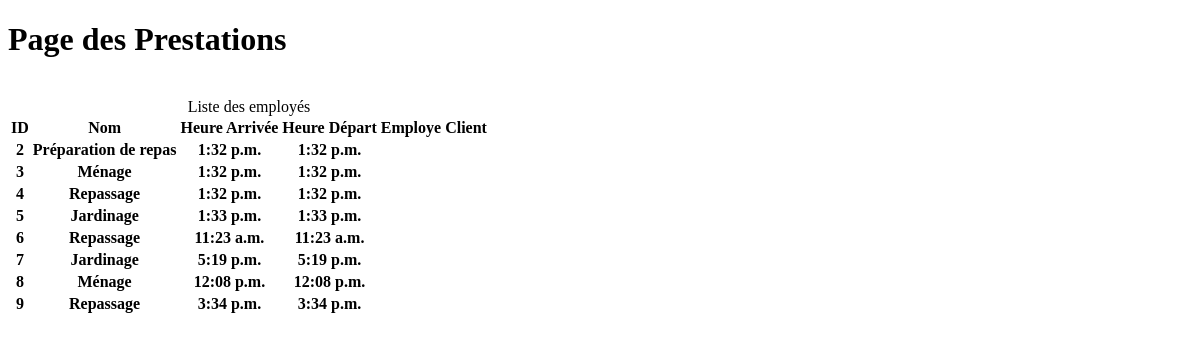
/prestations/, run on an earlier commit of the app's database.
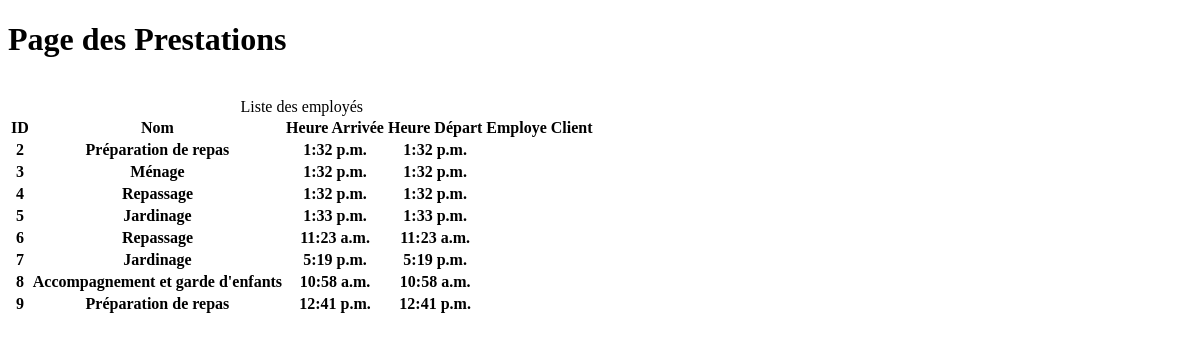
And on a later commit of the database.
### prestations/models.py (models this page shows, shortened)
class Prestation(models.Model):
    nomPrestation = models.CharField(max_length=200)
    heureArrivee = models.TimeField(auto_now_add=True, null=True)
    heureDepart = models.TimeField(auto_now_add=True, null=True)
    ref_employe = models.ForeignKey(Employe, null=True, on_delete=models.SET_NULL)
    ref_client = models.ForeignKey(Client, null=True, on_delete=models.SET_NULL)
    created = models.DateTimeField(auto_now_add=True, null=True)
    commentaire = models.CharField(max_length=1000, null=True)
    create_by = models.ForeignKey(NewUser, related_name='prestations', on_delete=models.CASCADE, null=True)
    class Meta:
        ordering = ['created']

### prestations/views.py (the view)
# urls.py: path('prestations/', views.prestation),
def prestation(request):
    prestation = Prestation.objects.all()
    context ={'prestations':prestation}
    return render(request,'prestations/prestations.html',context)

### templates/prestations/prestations.html (shortened to what this page needs)
<!DOCTYPE html>
<html lang="en">
<head>
</head>
<body>
<h1>Page des Prestations</h1>
<br>
<table>
    <caption>Liste des employés</caption>
    <tr>
        <th>ID</th>
        <th>Nom</th>
        <th>Heure Arrivée</th>
        <th>Heure Départ</th>
        <th>Employe</th>
        <th>Client</th>
    </tr>
     {% for prestation in prestations %}
    <tr>
        <th>{{ prestation.id }}</th>
        <th>{{ prestation.nomPrestation }}</th>
        <th>{{ prestation.heureArrivee }}</th>
        <th>{{ prestation.heureDepart }}</th>
        <th>{{ prestation.employe }}</th>
        <th>{{ prestation.client }}</th>
    </tr>
    {% endfor %}
</table>
</body>
</html>

What changed in the data, as far as the page shows it:
changed Prestation id 8: nomPrestation "Ménage" → "Accompagnement et garde d'enfants"; heureArrivee "12:08 p.m." → "10:58 a.m."; heureDepart "12:08 p.m." → "10:58 a.m."
changed Prestation id 9: nomPrestation "Repassage" → "Préparation de repas"; heureArrivee "3:34 p.m." → "12:41 p.m."; heureDepart "3:34 p.m." → "12:41 p.m."
